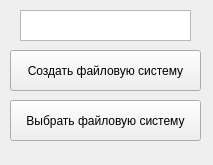
<?xml version="1.0" encoding="UTF-8"?>
<ui version="4.0">
 <class>SystemSelector</class>
 <widget class="QWidget" name="SystemSelector">
  <property name="geometry">
   <rect>
    <x>0</x>
    <y>0</y>
    <width>213</width>
    <height>165</height>
   </rect>
  </property>
  <property name="windowTitle">
   <string>Form</string>
  </property>
  <widget class="QPushButton" name="createFileSystem_pushButton">
   <property name="geometry">
    <rect>
     <x>10</x>
     <y>50</y>
     <width>191</width>
     <height>41</height>
    </rect>
   </property>
   <property name="text">
    <string>Создать файловую систему</string>
   </property>
  </widget>
  <widget class="QPushButton" name="chooseFileSystem_pushButton">
   <property name="geometry">
    <rect>
     <x>10</x>
     <y>100</y>
     <width>191</width>
     <height>41</height>
    </rect>
   </property>
   <property name="text">
    <string>Выбрать файловую систему</string>
   </property>
  </widget>
  <widget class="QTextEdit" name="fileSystemName_textEdit">
   <property name="geometry">
    <rect>
     <x>20</x>
     <y>10</y>
     <width>171</width>
     <height>31</height>
    </rect>
   </property>
  </widget>
 </widget>
 <resources/>
 <connections/>
</ui>
